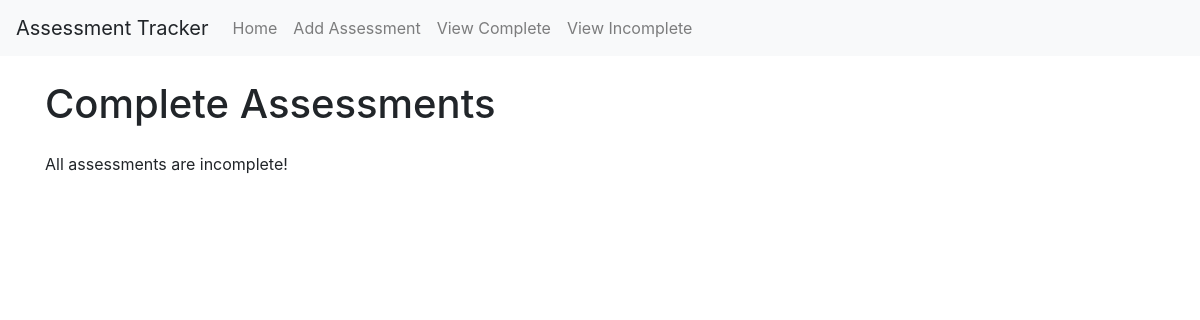
Page /view_complete on the earlier database version.
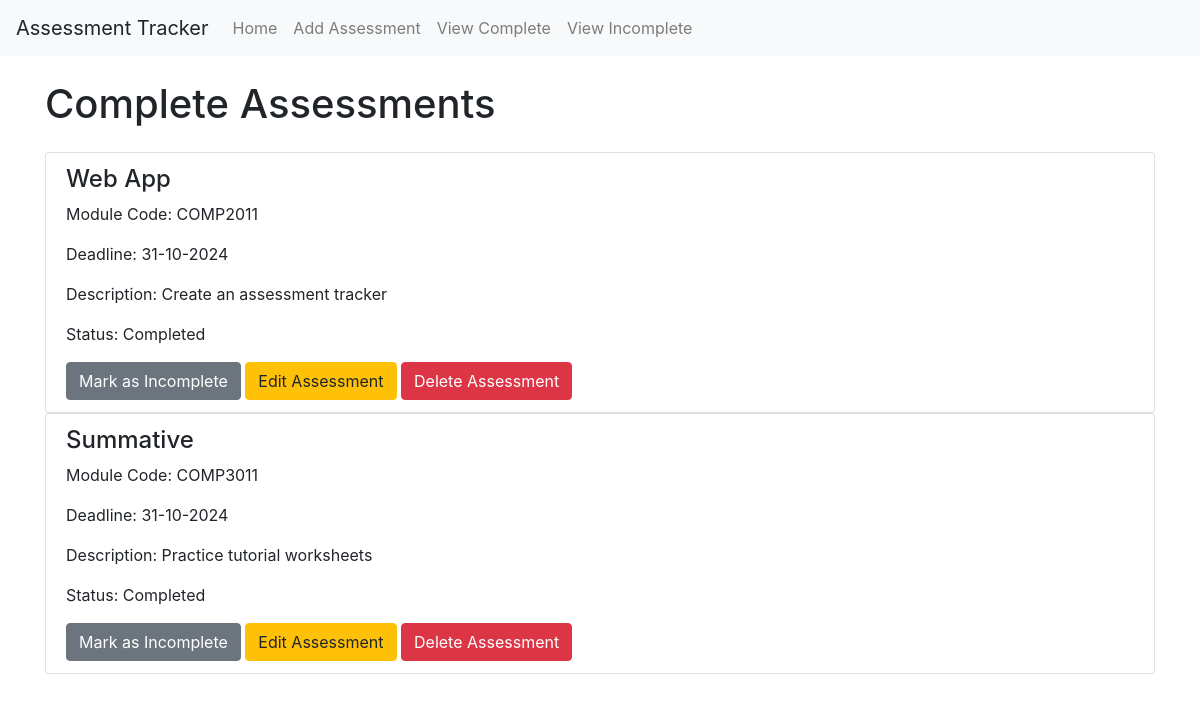
Same page on the later database version.
### app/models.py (models this page shows)
class Assessment(db.Model):
    id = db.Column(db.Integer, primary_key=True)
    title = db.Column(db.String(100), nullable=False)
    module_code = db.Column(db.String(100), nullable=False)
    deadline = db.Column(db.DateTime, nullable=False)
    description = db.Column(db.Text, nullable=False)
    completed = db.Column(db.Boolean, default=False)

### app/views.py (the view)
@app.route('/view_complete')
def view_complete():
    complete_assessments = Assessment.query.filter_by(completed=True).all()
    return render_template('complete.html', assessments=complete_assessments)

### app/templates/complete.html (shortened to what this page needs)
{% extends "base.html" %}
{% block content %}
<h1 class="my-4">Complete Assessments</h1>
{% if assessments %}
    {% for assessment in assessments %}
    <ul class="list-group">
        <li class="list-group-item">
            <h4>{{ assessment.title }}</h4>
            <p>Module Code: {{ assessment.module_code }}</p>
            <p>Deadline: {{ assessment.deadline.strftime('%d-%m-%Y') }}</p>
            <p>Description: {{ assessment.description }}</p>
            <p>Status: Completed</p>
            <form action="{{ url_for('incomplete_button', id=assessment.id) }}" method="post" style="display: inline;">
                <button type="submit" class="btn btn-secondary">Mark as Incomplete</button>
            </form>
            <a href="{{ url_for('edit_assessment', id=assessment.id) }}" class="btn btn-warning">Edit Assessment</a>
            <a href="{{ url_for('delete_assessment', id=assessment.id) }}" class="btn btn-danger">Delete Assessment</a>
        </li>
    </ul>
    {% endfor %}
{% else %}
    <p>All assessments are incomplete!</p>
{% endif %}
{% endblock %}

Differences in the rows shown:
added Assessment: title "Web App", module_code "COMP2011", deadline "31-10-2024", description "Create an assessment tracker"
added Assessment: title "Summative", module_code "COMP3011", deadline "31-10-2024", description "Practice tutorial worksheets"
Other differences:
text no longer shown: "All assessments are incomplete!"
